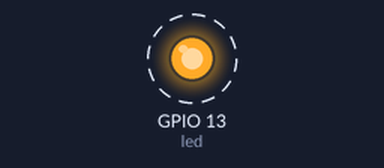
Recording of a program running on a simulated ESP32 board running MicroPython. On the bench: output pins drawn as LEDs (lit = HIGH). Dashed ring = blinking. Library files of the repository ran but are not shown: 1 file(s).

Above: at 0.2 s.
Timing chart, 0 to 3.0 s (numbered marks = the images above):
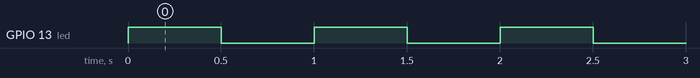

Measured:
- by itself, GPIO 13 (led): alternates HIGH for 0.50 s and LOW for 0.50 s

The program:

main.py
```python
# main.py -- put your code here!
import machine
import utime

led_pin = [13, 12, 14, 27, 26, 25, 33, 32]
pin_order = 0

while True:
    pin = 13
    #led = machine.Pin(led_pin[pin_order%len(led_pin)], machine.Pin.OUT)
    led = machine.Pin(pin, machine.Pin.OUT)
    led.value(1)
    utime.sleep(0.5)
    led.value(0)
    utime.sleep(0.5)
    pin_order += 1
```
